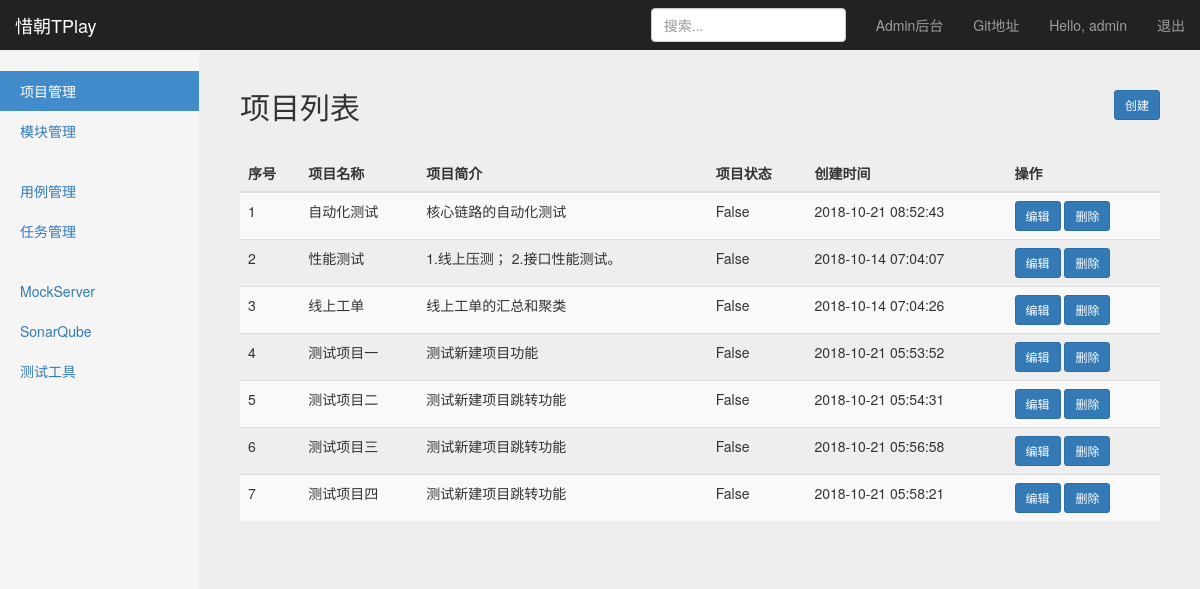
Page /manage/project_manage/ (signed in) on the earlier database version.
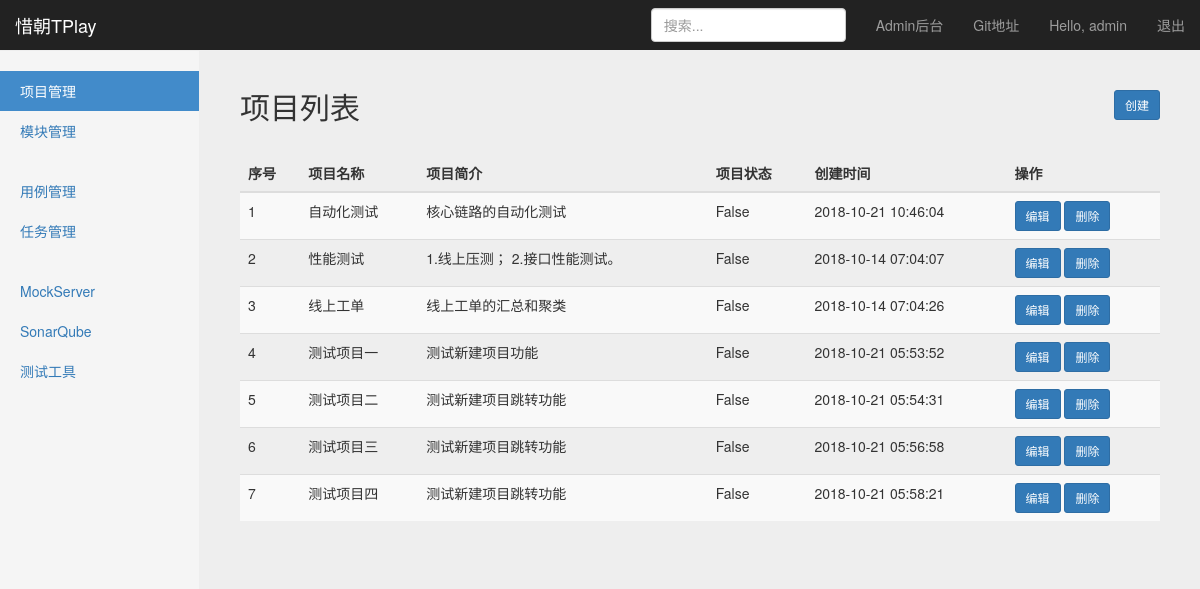
Same page on the later database version.
### project_app/models.py (models this page shows, shortened)
class Project(models.Model):
    name = models.CharField("项目名称", max_length=50, blank=False, null=True)
    description = models.TextField("项目描述", default="")
    status = models.BooleanField("项目状态", default=False)
    created_at = models.DateTimeField("创建时间", auto_now=True)

### project_app/views/project_views.py (the view)
# urls.py: path('project_manage/', project_views.project_manage),
@login_required()
def project_manage(request):
    user = request.session.get("user", "")
    projects_all = Project.objects.all()
    return HttpResponse(render(request, 'project_manage.html', {
        "user": user,
        "projects": projects_all,
        "type": "projects_list"}))

### templates/project_manage.html (shortened to what this page needs)
{% extends 'base.html'%}
    {% block content %}
    <nav class="navbar navbar-inverse navbar-fixed-top">
      <div class="container-fluid">
        <div class="navbar-header">
          <a class="navbar-brand" href="#">惜朝TPlay</a>
        </div>
        <div id="navbar" class="navbar-collapse collapse">
          <ul class="nav navbar-nav navbar-right">
            <li><a target="_blank" href="/admin/">Admin后台</a></li>
            <li><a target="_blank" href="https://github.com/yuzhujinchi/XiZhaoTPlay">Git地址</a></li>
            <li><a href="#">Hello, {{user}}</a></li>
            <li><a href="/logout/">退出</a></li>
          </ul>
          <form class="navbar-form navbar-right">
            <input type="text" class="form-control" placeholder="搜索...">
          </form>
        </div>
      </div>
    </nav>
    <div class="container-fluid">
      <div class="row">
        <div class="col-sm-3 col-md-2 sidebar">
          <ul class="nav nav-sidebar">
            <li class="active"><a href="/manage/project_manage/">项目管理<span class="sr-only">(current)</span></a></li>
            <li><a href="/manage/module_manage/">模块管理</a></li>
          </ul>
          <ul class="nav nav-sidebar">
            <li><a href="/interface/case_manage/">用例管理</a></li>
            <li><a href="">任务管理</a></li>
          </ul>
          <ul class="nav nav-sidebar">
            <li><a href="">MockServer</a></li>
            <li><a href="">SonarQube</a></li>
            <li><a href="">测试工具</a></li>
          </ul>
        </div>
        {% if type == "projects_list" %}
        <div class="col-sm-9 col-sm-offset-3 col-md-10 col-md-offset-2 main">
          <div class="sub-header">
            <h2 class="sub-header" align="left">项目列表
              <a id="createButton" type="button" class="btn btn-primary btn-sm" style="float: right"
                 onclick="window.location.href='/manage/create_project/'" >创建</a>
            </h2>
          </div>
          <div class="table-responsive">
            <table id="projectLists" class="table table-striped">
              <thead>
                <tr>
                  <th>序号</th>
                  <th>项目名称</th>
                  <th>项目简介</th>
                  <th>项目状态</th>
                  <th>创建时间</th>
                  <th>操作</th>
                </tr>
              </thead>
              <tbody>
                {% for project in projects%}
                <tr>
                  <td>{{project.id}}</td>
                  <td>{{project.name}}</td>
                  <td>{{project.description}}</td>
                  <td>{{project.status}}</td>
                  <td>{{project.created_at| date:"Y-m-d H:i:s"}}</td>
                  <td>
                    <a id="editButton" type="button" href="/manage/edit_project/{{project.id}}" class="btn btn-primary btn-sm">编辑</a>
                    <a id="deleteButton" type="button" href="/manage/delete_project/{{project.id}}" class="btn btn-primary btn-sm" onclick="rec()">删除</a>
                  </td>
                </tr>
              {% endfor %}
              </tbody>
            </table>
          </div>
        </div>
        {% endif %}
      </div>
    </div>
  {% endblock %}

Differences in the rows shown:
changed Project "自动化测试": created_at "2018-10-21 08:52:43" → "2018-10-21 10:46:04"
